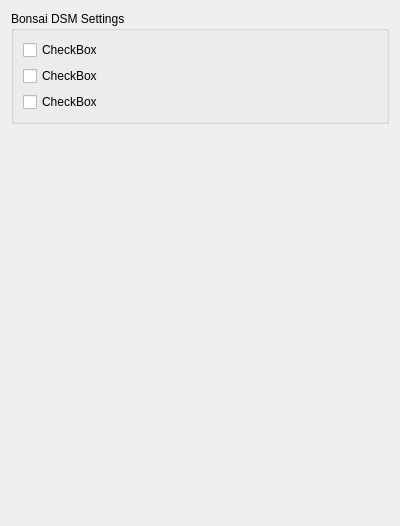
<?xml version="1.0" encoding="UTF-8"?>
<ui version="4.0">
 <class>BonsaiDsmPanel</class>
 <widget class="QWidget" name="BonsaiDsmPanel">
  <property name="geometry">
   <rect>
    <x>0</x>
    <y>0</y>
    <width>400</width>
    <height>526</height>
   </rect>
  </property>
  <property name="windowTitle">
   <string>Form</string>
  </property>
  <layout class="QVBoxLayout" name="verticalLayout">
   <item>
    <widget class="QGroupBox" name="dsmSettingBox">
     <property name="title">
      <string>Bonsai DSM Settings</string>
     </property>
     <layout class="QGridLayout" name="gridLayout">
      <property name="horizontalSpacing">
       <number>6</number>
      </property>
      <item row="1" column="0">
       <widget class="QCheckBox" name="checkBox_2">
        <property name="text">
         <string>CheckBox</string>
        </property>
       </widget>
      </item>
      <item row="0" column="0">
       <widget class="QCheckBox" name="checkBox">
        <property name="text">
         <string>CheckBox</string>
        </property>
       </widget>
      </item>
      <item row="2" column="0">
       <widget class="QCheckBox" name="checkBox_3">
        <property name="text">
         <string>CheckBox</string>
        </property>
       </widget>
      </item>
     </layout>
    </widget>
   </item>
   <item>
    <spacer name="verticalSpacer">
     <property name="orientation">
      <enum>Qt::Vertical</enum>
     </property>
     <property name="sizeHint" stdset="0">
      <size>
       <width>20</width>
       <height>40</height>
      </size>
     </property>
    </spacer>
   </item>
  </layout>
 </widget>
 <resources/>
 <connections/>
</ui>
